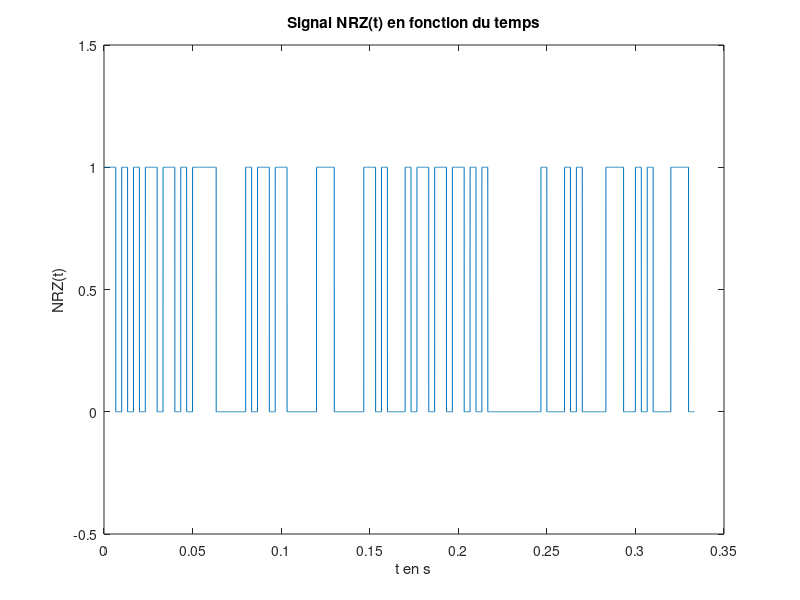

Reproduce this figure in MATLAB. (Note: this script raises an error after producing the figure.)
clear all
close all
clc

% Paramètres
F0 = 6000; % Fréquence bits 0 en Hz
F1 = 2000; % Fréquence bits 1 en Hz
Fe = 48000; % Fréquence d'échantillonage en Hz
Te = 1/Fe; % Période d'échantillonage en secondes
Ts = 1/300; % s/bits, le débit souhaité max est de 300 bits/seconde

Ns = floor(Ts/Te); % échantillons/bits, on prend la partie entière, Ts = Ns*Te
Nb_bits = 100; % Nombre de bits du signal émis
Nb_echantillons = Nb_bits*Ns; % Nombre d'échantillons

donnees = randi(0:1, Nb_bits, 1); % Génération de Nb_bits 0 ou 1 de manière aléatoire
NRZ = zeros(Nb_echantillons,1); % Initialisation du signal NRZ avec Nb_echantillons echantillons
T = ([0:Nb_echantillons-1]*Te)'; % Le signal est tracé de 0 à (Nb_echantillons-1)*Te secondes,
                                 % avec un pas de Te

                                 
%% Modem de fréquence - Démodulation par filtrage
        
%3.1 Construction du signal modulé en fréquence

%3.1.1.1 Génération du signal NRZ 
for i = 1:Nb_bits
    NRZ((i-1)*Ns+1:i*Ns) = donnees(i); 
end;

%3.1.1.2 Tracé du signal NRZ(t) en fonction du temps
figure; % figure 1
plot(T,NRZ);
ylim([-0.5 1.5]);
xlabel('t en s');
ylabel('NRZ(t)');
title('Signal NRZ(t) en fonction du temps');

%3.1.1.3 Tracé de la DSP de NRZ théorique et expérimentale
[DSP_NRZ_Th,f] = DSP_rectangulaire(Nb_echantillons,Fe,NRZ);
figure; % figure 2
subplot(211);
semilogy(f,DSP_NRZ_Th);
xlabel('f en Hz');
ylabel('DSP NRZ Th(f)');
title('DSP théorique de NRZ en fonction de f');

DSP_NRZ_Exp = (Ts*sinc(pi*f*Ts).^2 + dirac(f))/4;
%figure;
subplot(212);
semilogy(f,DSP_NRZ_Exp);
xlabel('f en Hz');
ylabel('DSP NRZ Exp(f)');
title('DSP expérimentale de NRZ en fonction de f');

% pwelch à tester plus tard

%3.1.2.1 Génération du signal x(t) modulé en fréquence
phi0 = rand*2*pi;
phi1 = rand*2*pi;
Cos0 = cos(2*pi*F0*T + phi0);
Cos1 = cos(2*pi*F1*T + phi1);
%Un = eye(size(NRZ));

x_module = (1 - NRZ).*Cos0 + NRZ.*Cos1;

%3.1.2.2 Tracé du signal x(t) en fonction du temps
figure; % figure 3
plot(T,x_module);
ylim([-1.5 1.5]);
xlabel('t en s');
ylabel('x(t)');
title('Signal x(t) en fonction de t');

%3.1.2.3 Calcul de la DSP de x(t) en fonction de la DSP de NRZ

%3.1.2.4 Tracé de la DSP de x(t) théorique et expérimentale
DSP_X_Th = DSP_rectangulaire(Nb_echantillons,Fe,x_module);
figure; % figure 4
subplot(211);
%ylim([1e-04 10]);
%xlim([-6000 6000]);
semilogy(f,DSP_X_Th);
xlabel('f en Hz');
ylabel('DSP X Th(f)');
title('DSP X théorique en fonction de f');


S_x = abs(fft(x_module).^2)/length(x_module);
figure;
subplot(411);
semilogy(S_x);
subplot(412);
pwelch(x_module);

%3.3.1 Filtre passe-bas
ordre = 60;
g = Fe*(1:length(x_module))/length(x_module);
fc = 2500; %Hz
intervalle = (-ordre*Te:Te:ordre*Te);

figure;
h = (2*fc/Fe)*sinc(2*fc*intervalle);
H_passe_bas = abs(fftshift(fft(h)));
Freq = (-(2*ordre+1)/2:(2*ordre+1)/2-1)*(Fe/(2*ordre+1));
z = filter(H_passe_bas,[1],x_module);
Z = abs(fft(z));
plot(Freq,H_passe_bas);
% plot(g, abs(fft(x_module)));
% hold on;
% plot(g, Z);
%plot(T,z);

%3.3.2 Filtre passe-haut
H_passe_haut = 1 - H_passe_bas;
y = filter(H_passe_haut,[1],x_module);
figure;
plot(Freq, H_passe_haut);
% plot(T,y);
